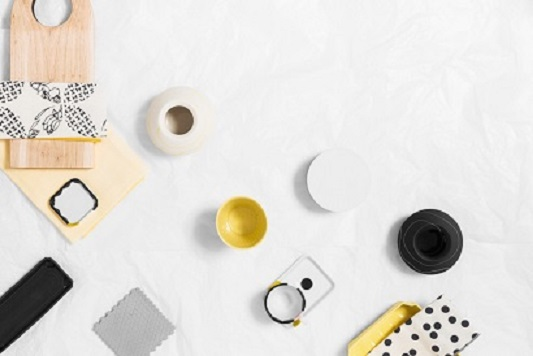
#> input picture test.jpg, 533 x 356 px
$ python process_new_image.py   (older library calls are emulated)
#> lines starting #> are read from the running program, lines starting #| are printed output that depends on the picture; after the words box and inside, x2 and y2 are one past the last pixel; in counts of white or black regions, pixels touching at a corner belong together
import cv2
import numpy as np
import math

# Some constant declarations
POSITIVE_PROBABILITY = 0.398809524
NEGATIVE_PROBABILITY = 0.601190476
INPUT_DIR = 'data/input/'
OUTPUT_DIR = 'data/output/'

# Retrieved from process_training_images.py
def process_image(filename):
    # Load image
#> called with filename = 'test.jpg'
    orig = cv2.imread(filename)
#> orig is the input picture: shape (356, 533, 3); mean B, G, R 217.3, 222.1, 225.1
    img = orig.copy()
    imgray = cv2.cvtColor(img,cv2.COLOR_BGR2GRAY)
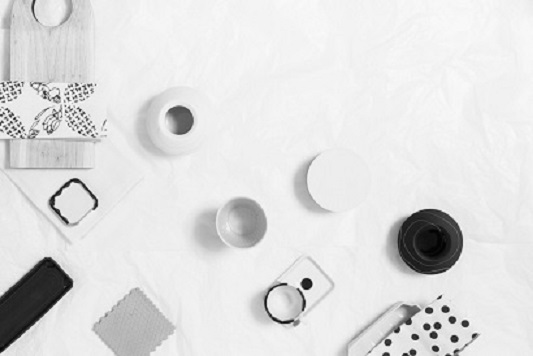
#> imgray: shape (356, 533); min 0, max 255, mean 222.4

    # Perform canny
    edges = cv2.Canny(imgray,100,200)
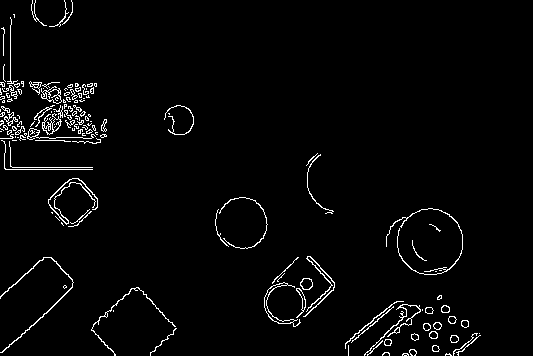
#> edges: shape (356, 533); 2.8% white in thin lines or dots

    # Find contours
    ret,thresh = cv2.threshold(edges,100,200,0)
#> thresh: shape (356, 533); values 0 (black) and 200 (white), 2.8% white in thin lines or dots
    image, contours, hierarchy = cv2.findContours(thresh,cv2.RETR_TREE,cv2.CHAIN_APPROX_SIMPLE)
#> contours = 247 contours, 194 with area under 20; largest, box (x1, y1, x2, y2) and area: (264, 282, 301, 327) 209, (264, 282, 295, 324) 184, (41, 86, 62, 104) 182, (42, 113, 62, 135) 161, (45, 89, 62, 104) 135

    # Draw contours
    for i in range(len(contours)):
        image = cv2.drawContours(img, contours, i, (0,255,0), 1)
        x,y,w,h = cv2.boundingRect(contours[i])

        # Arbitrary threshold height and width is 10, 10:
        if h>20 and w>20:
            feature_vector = process_image_component(orig[y:y+h, x:x+w])
            is_object = check_objectivity(feature_vector)
            # if is_object==1: blue rectangle, else red
            if is_object == 1:
                cv2.rectangle(image, (x, y), (x+w, y+h), (255,0,0), 2)
            else:
                cv2.rectangle(image, (x, y), (x+w, y+h), (0,0,255), 2)
#> this loop made 11 passes
#> (x, y, w, h) on pass 11: (456, 335, 25, 21)
#> (x, y, w, h) on passes 1 to 6: (445, 353, 7, 3), (402, 353, 7, 3), (403, 353, 5, 3), (382, 352, 8, 4), (409, 349, 8, 7), (432, 345, 8, 7)
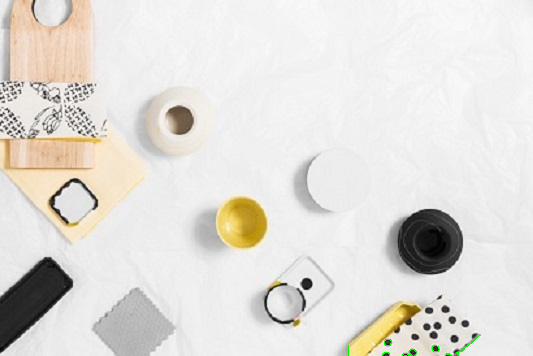
#> image: shape (356, 533, 3); mean B, G, R 217.2, 222.2, 224.9

    cv2.imshow('Annotated Image', image)
    cv2.imwrite('out.jpg', image)
    cv2.waitKey(0)

# Adjusts a cropped component of an image, and retrieves/returns its feature vector
# Retrieved from generate_training_csv.py
def process_image_component(src):
    src = cv2.GaussianBlur( src, (3,3), 0 );
    src_gray = cv2.cvtColor(src ,cv2.COLOR_BGR2GRAY);

    # Retrieve X Gradient
    grad_x = cv2.Sobel( src_gray, cv2.CV_16S, 1, 0, 3 );
    abs_grad_x = cv2.convertScaleAbs( grad_x );

    # Retrieve Y Gradient
    grad_y = cv2.Sobel( src_gray, cv2.CV_16S, 0, 1, 3 );
    abs_grad_y = cv2.convertScaleAbs( grad_y );

    # Retrieve Approximate Total Gradient
    grad = cv2.addWeighted( abs_grad_x, 0.5, abs_grad_y, 0.5, 0 );
    resized = cv2.resize(grad, (8,8))

    val_list = get_feature_vector (resized)

    return val_list


# Returns a feature vector of an image in form of a list with 64 elements/dimensions
# To be called in the process_image_component method
# Retrieved from generate_training_csv.py
def get_feature_vector(src):
    val_list = []
    for x in range(0,8):
        for y in range(0,8):
            val = src[x][y]
            val_list.append(val)

    return val_list

# Actual NB algorithm. Returns 1 if the image is an object and 0 otherwise.
def check_objectivity(feature_vector):
    positive_mean = process_training_data('positive_mean')
    negative_mean = process_training_data('negative_mean')
    variance = process_training_data('variance')
    sum_positive = 0
    sum_negative = 0
    for i in range(len(feature_vector)):
        base = 1 / math.sqrt(2 * math.pi * float(variance[i]))
        positive_mult = math.e * ((-1 * (float(feature_vector[i]) - float(positive_mean[i])) ** 2) / (2 * float(variance[i])))
        negative_mult = math.e * ((-1 * (float(feature_vector[i]) - float(negative_mean[i])) ** 2) / (2 * float(variance[i])))

        sum_positive = sum_positive + (base * positive_mult)
        sum_negative = sum_negative + (base * negative_mult)

    if sum_positive > sum_negative:
        return 1
    else:
        return 0

# Retrieves mean and variance information
# Called in the check_objectivity method
def process_training_data (file_name):
    file_address = 'data/training_data/' + file_name + '.txt'
#> (the run stopped early here; a loop or call above may not have finished)
